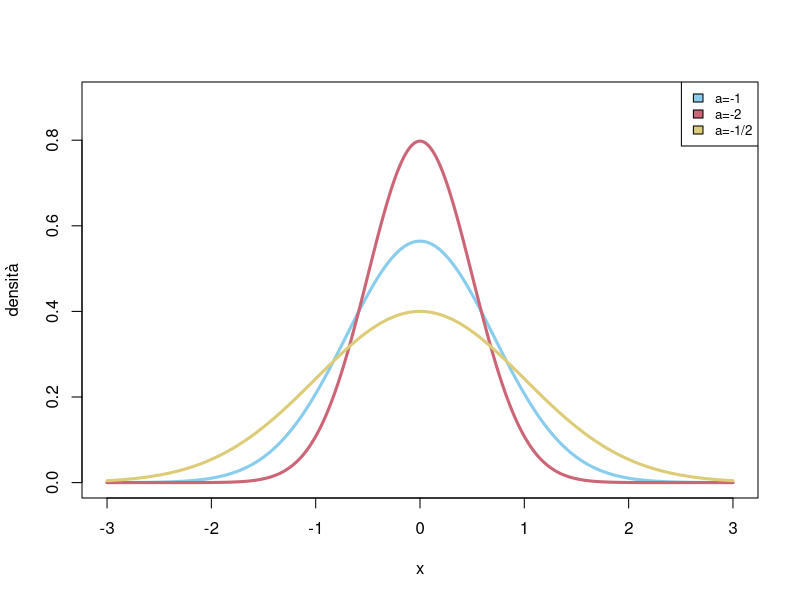
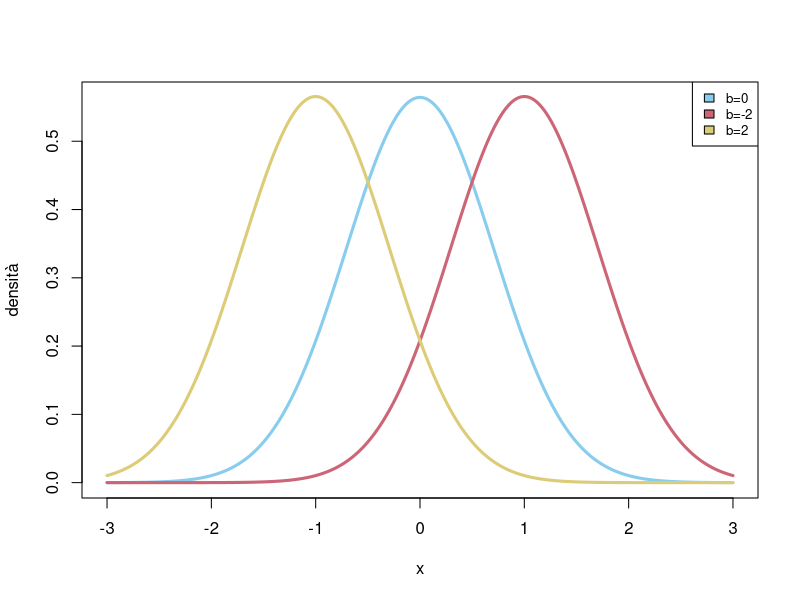
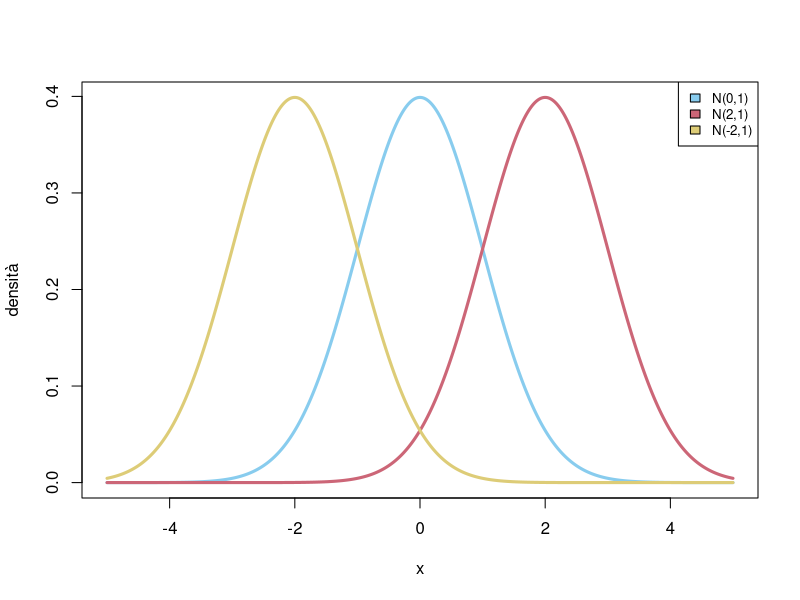
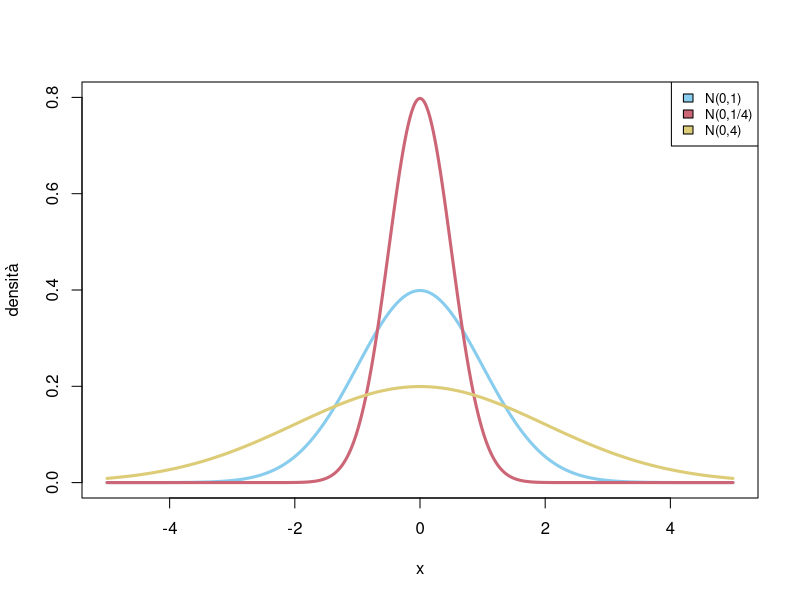
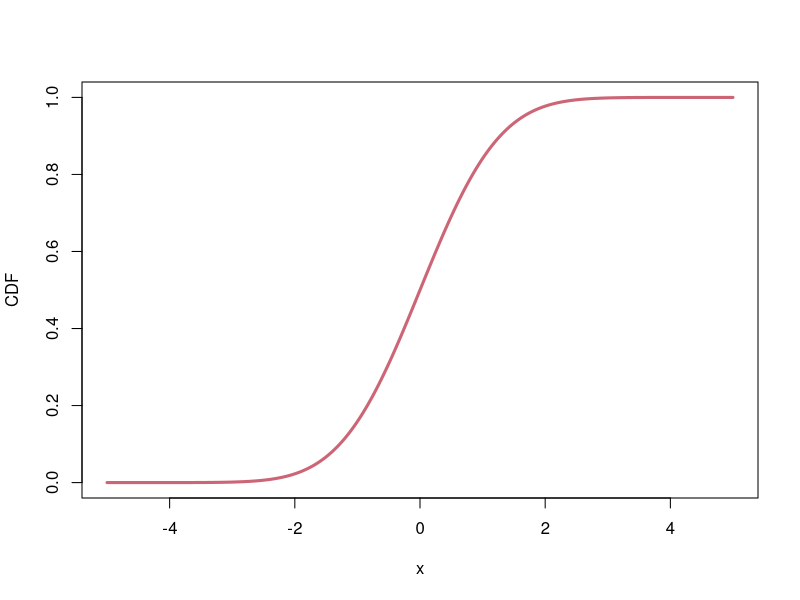
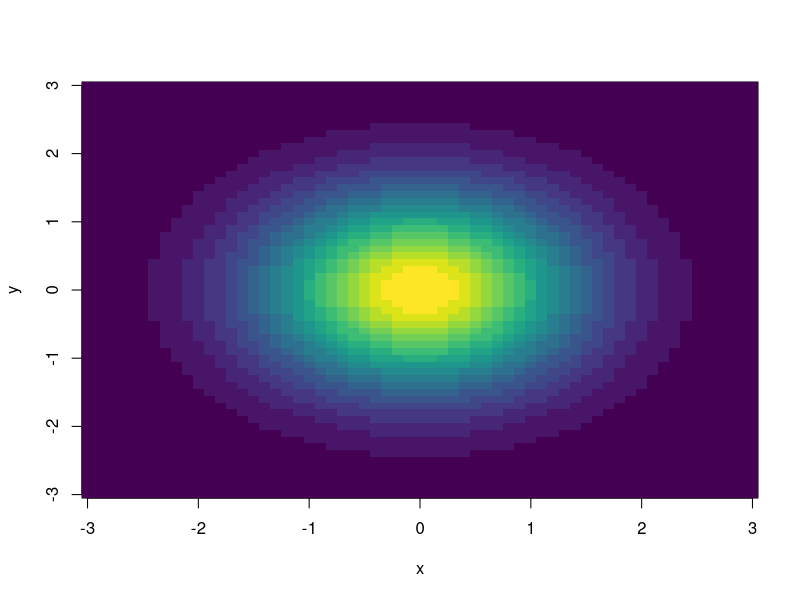
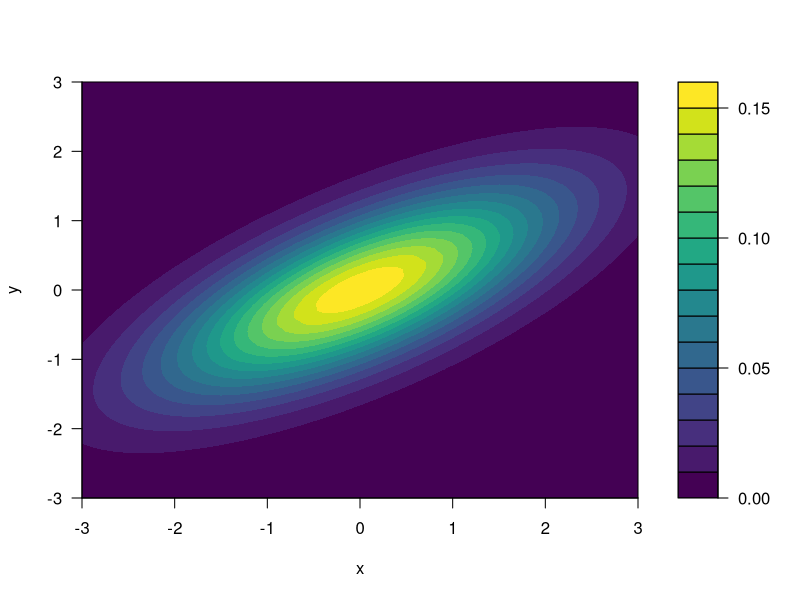
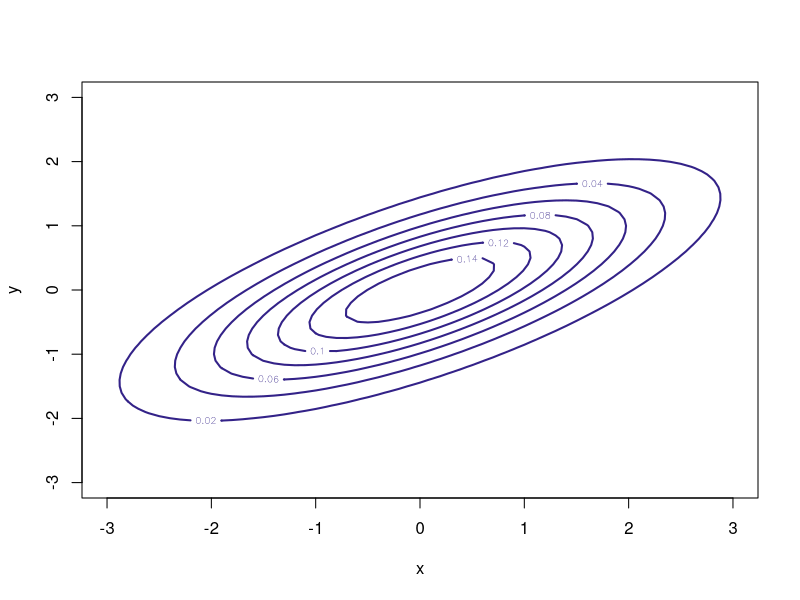

R code for these plots, in order:
## ---- chunk 1

miei_colori  = c("#88CCEE", "#CC6677", "#DDCC77", "#117733", "#332288", "#AA4499", "#888888")

#Parametri globali
knitr::opts_chunk$set(dev = if (knitr::is_latex_output()) 'cairo_pdf' else 'svg', fig.width = 5, fig.align = 'center', tidy=FALSE)
if (knitr::is_latex_output()) options(width = 60)
## ---- chunk 2

deltax=0.01
x =seq(-3,3,by=deltax)

# caso a=-1
densita= exp(-x^2)
densita = densita/sum(densita*deltax)

plot(x, densita, type='l', xlab='x', ylab='densità', ylim=c(0,0.9), col=miei_colori[1], lwd=3)

# caso a=-2
densita= exp(-2*x^2)
densita = densita/sum(densita*deltax)

lines(x, densita, type='l',  col=miei_colori[2], lwd=3 )


# caso a=-1/2
densita= exp(-x^2/2)
densita = densita/sum(densita*deltax)

lines(x, densita, type='l',  col=miei_colori[3], lwd=3)

legend('topright', fill=miei_colori[1:3], legend=c("a=-1", "a=-2", "a=-1/2"), cex=0.8)


## ---- chunk 3

deltax=0.01
x =seq(-3,3,by=deltax)

# caso b=0
densita= exp(-x^2)
densita = densita/sum(densita*deltax)

plot(x, densita, type='l', xlab='x', ylab='densità', col=miei_colori[1], lwd=3)

# caso b=2
densita= exp(-x^2+2*x)
densita = densita/sum(densita*deltax)

lines(x, densita, type='l',  col=miei_colori[2], lwd=3 )


# caso b=-2
densita= exp(-x^2-2*x)
densita = densita/sum(densita*deltax)

lines(x, densita, type='l',  col=miei_colori[3], lwd=3)

legend('topright', fill=miei_colori[1:3], legend=c("b=0", "b=-2", "b=2"), cex=0.8)


## ---- chunk 4

deltax=0.01
x =seq(-5,5,by=deltax)

# stavolta usiamo direttamente il comando dnorm() per ottenere la densità della gaussiana (l'unica accortezza è che R usa come parametro sigma e non la varianza sigma^2)

# caso m=0
densita= dnorm(x, mean=0, sd=1)

plot(x, densita, type='l', xlab='x', ylab='densità', lwd=3, col=miei_colori[1] )

# caso m=2

densita= dnorm(x, mean=2, sd=1)
lines(x, densita, type='l',  col=miei_colori[2], lwd=3 )


# caso m=-2
densita= dnorm(x, mean=-2, sd=1)


lines(x, densita, type='l',  col=miei_colori[3], lwd=3)

legend('topright', fill=miei_colori[1:3], legend=c("N(0,1)", "N(2,1)", "N(-2,1)"), cex=0.8)


## ---- chunk 5

deltax=0.01
x =seq(-5,5,by=deltax)

# stavolta usiamo direttamente il comando dnorm() per ottenere la densità della gaussiana (l'unica accortezza è che R usa come parametro sigma e non la varianza sigma^2)

# caso sigma=1
densita= dnorm(x, mean=0, sd=1)

plot(x, densita, type='l', xlab='x', ylab='densità', ylim=c(0,0.8), col=miei_colori[1], lwd=3 )

# caso sigma=2

densita= dnorm(x, mean=0, sd=1/2)
lines(x, densita, type='l',  col=miei_colori[2], lwd=3 )


# caso sigma=1/2
densita= dnorm(x, mean=0, sd=2)


lines(x, densita, type='l',  col=miei_colori[3], lwd=3)

legend('topright', fill=miei_colori[1:3], legend=c("N(0,1)", "N(0,1/4)", "N(0,4)"), cex=0.8)


## ---- chunk 6

deltax=0.01
x =seq(-5,5,by=deltax)

CDF = pnorm(x)

plot(x, CDF, type='l', lwd=3, col=miei_colori[2])

## ---- chunk 7

deltax=0.1
deltay=0.1

x= seq(-3,3, by=deltax)
y=seq(-3,3, by=deltay)

N_y = length(y)
N_x = length(x)

# creiamo una matrice con i valori della densità
densita = matrix( 0, nrow = N_y, ncol =N_x)

for (i in 1:N_x  ){
  for (j in 1:N_y){
    densita[i,j]= exp(-(x[i]^2+y[j]^2)/2) /(2 *pi)
  }
}

# usiamo image() per produrre il grafico (lo mostriamo solo perché è un comando generale per plottare una matrice). In alternativa si può anche usare filled.contour(), come vedremo nel prossimo esempio. Usiamo una scala di colori studiata perché sia accessibile anche alle persone che hanno difficoltà a percepire i colori.


library(viridis)

image(x, y, densita, col=viridis(20))


## ---- chunk 8
#usiamo la libreria mvtnorm per le densità gaussiani vettoriali generali (così non dobbiamo scrivere la formula esplicita)


library('mvtnorm')

# definiamo il vettore dei valor medi m e la matrice di covarianza K

m = c(0,0)
K = matrix( c(2,1,1,1), nrow=2)



deltax=0.1
deltay=0.1

x= seq(-3,3, by=deltax)
y=seq(-3,3, by=deltay)

N_x = length(x)
N_y = length(y)


# creiamo una matrice con i valori della densità

densita = matrix( 0, nrow = N_y, ncol =N_x)

for (i in 1:N_x  ){
  for (j in 1:N_y){
    densita[i,j]= dmvnorm(c(x[i], y[j]), m, K)
  }
}

# usiamo stavolta filled.contour() per produrre il grafico e la scala di valori accanto

filled.contour(x, y, densita, color.palette = viridis, xlab='x', ylab='y')


## ---- chunk 9

# usiamo contour() per produrre il grafico. Possiamo specificare quali livelli disegnare con l'opzione levels. Se non specificata R gestisce in automatico quali livelli rappresentare

contour(x, y, densita, col=miei_colori[5], lwd=2, xlab='x', ylab='y')

## ---- chunk 10

# definiamo il vettore dei valor medi m e la matrice di covarianza K

m = c(1,1)
K = matrix( c(1,0.99,0.99,1), nrow=2)


deltax=0.05
deltay=0.05

x= seq(-4,4, by=deltax)
y=seq(-4,4, by=deltay)

N_x = length(x)
N_y = length(y)


# creiamo una matrice con i valori della densità

densita = matrix( 0, nrow = N_y, ncol =N_x)

for (i in 1:N_x  ){
  for (j in 1:N_y){
    densita[i,j]= dmvnorm(c(x[i], y[j]), m, K)
  }
}


contour(x, y, densita, levels=c(0.001, 0.01, 0.1,1), col=miei_colori[5], lwd=1, xlab='x', ylab='y')


## ---- chunk 11


deltam=0.1
deltav=0.05

m= seq(0,2, by=deltam)
v=seq(0.01,0.5, by=deltav)

N_m = length(m)
N_v = length(v)

# osservazione

x=1


# creiamo una matrice con i valori della verosimiglianza

L = matrix( 0, nrow = N_m, ncol =N_v)

for (i in 1:N_m){
  for (j in 1:N_v){
    L[i,j]= exp(-(m[i]-x)^2/(2*v[j])) / sqrt(2 *pi *v[j])
  }
}

# usiamo stavolta filled.contour() per produrre il grafico e la scala di valori accanto

filled.contour(m, v, L, color.palette=viridis, xlab='m', ylab='v')


## ---- chunk 12

deltav=0.01
v=seq(deltav, 4, by=deltav)

v_0 = 1

densita_esp_inv = exp(-(v_0/(2*v)))/v^2
densita_esp_inv = densita_esp_inv/sum(densita_esp_inv *deltav)

plot(v, densita_esp_inv , type='l', xlab='v', ylab='densità', col=miei_colori[1], lwd=3)

## ---- chunk 13

deltav=0.01
v=seq(deltav, 4, by=deltav)

# densità a priori

v_0 = 1
densita_esp_inv = exp(-(v_0/(2*v)))/v^2
densita_esp_inv = densita_esp_inv/sum(densita_esp_inv *deltav)


# parametro m_0 e osservazione di X
m_0 = 0
x_1=0
x_2=2

## Usiamo direttamente la formula trovata sopra
v_x_1 = v_0 + (x_1-m_0)^2
dens_post_x_1 = exp(-(v_x_1/(2*v)))/v^{5/2}
dens_post_x_1 = dens_post_x_1/sum(dens_post_x_1*deltav)

v_x_2 = v_0 + (x_2-m_0)^2
dens_post_x_2 = exp(-(v_x_2/(2*v)))/v^{5/2}
dens_post_x_2 = dens_post_x_2/sum(dens_post_x_2*deltav)

# grafico e legenda

plot(v, densita_esp_inv , type='l', xlab='v', ylab='densità', ylim=c(0,2), col=miei_colori[1], lwd=3)
lines(v, dens_post_x_1, type='l', col=miei_colori[2], lwd=3)
lines(v, dens_post_x_2, type='l', col=miei_colori[3], lwd=3)

# Legenda

legend('topright', legend=c('a priori','X=0', 'X=2'), fill=miei_colori[1:3])



## ---- chunk 14

deltam=0.1
deltav=0.05

m= seq(2,4, by=deltam)
v=seq(1, 3, by=deltav)

N_m = length(m)
N_v = length(v)

# osservazione

x=0


# creiamo una matrice con i valori della verosimiglianza

L = matrix( 0, nrow = N_m, ncol =N_v)

for (i in 1:N_m){
  for (j in 1:N_v){
    L[i,j]= exp(-(m[i]-x)^2/(2*v[j])) / sqrt(2 *pi *v[j])
  }
}

posteriori = L/sum(L *deltam *deltav)


# usiamo filled.contour() per produrre il grafico e la scala di valori accanto

filled.contour(m, v, posteriori, color.palette=viridis, xlab='m', ylab='v')



## ---- chunk 15


deltam=0.1
deltav=0.05

m= seq(0,2, by=deltam)
v=seq(0.01,1, by=deltav)

N_m = length(m)
N_v = length(v)

# osservazioni

x=c(1,2,1.5,0.5)
n= length(x)


# creiamo una matrice con i valori della verosimiglianza

L = matrix( 1, nrow = N_m, ncol =N_v)

for (i in 1:N_m){
  for (j in 1:N_v){
    for (obs in x){
      L[i,j]= L[i,j]*exp(-(m[i]-obs)^2/(2*v[j])) / sqrt(2 *pi *v[j])
    }
  }
}

# usiamo stavolta filled.contour() per produrre il grafico e la scala di valori accanto

filled.contour(m, v, L, color.palette=viridis, xlab='m', ylab='v')



## ---- chunk 16

knitr::kable(
  head(iris, 10), booktabs = TRUE,
  caption = 'Le prime 10 righe del dataset Iris.'
)

## ---- chunk 17

mean(iris$Sepal.Length)

var(iris$Sepal.Length)

## ---- chunk 18

sd(iris$Sepal.Length)

## ---- chunk 19

hist(iris$Sepal.Length, breaks = 10, xlab="Lughezza dei sepali", ylab = "Frequenza", main="", col=miei_colori[1])

## ---- chunk 20

ind_colonne = summary(iris[,1:4])

ind_colonne[4,]

cov(iris[,1:4])

## ---- chunk 21

cor(iris[,1:4])

## ---- chunk 22

library(corrplot)

corrplot(cor(iris[,1:4]), method='color', type='upper',  tl.col="black", tl.srt =  45)

## ---- chunk 23

plot(iris[,1:4], col=miei_colori[2], pch=16)

## ---- chunk 24

iris_PCA = prcomp(iris[,1:4])

## ---- chunk 25
iris_PCA$rotation
## ---- chunk 26
iris_PCA$sdev

## ---- chunk 27


plot(iris_PCA$x[,1], col= miei_colori[as.numeric(iris$Species)], pch=16, xlab = "esemplare", ylab="valore")

## ---- chunk 28
plot(iris_PCA$x[,1:2], col = miei_colori[as.numeric(iris$Species)], pch=16)

## ---- chunk 29

deltaz= 0.01
z = seq(-6,6, by=deltaz)
l_z = 1/(1+exp(-z))
plot(z, l_z, type='l', lwd =3, col=miei_colori[2], xlab='z', ylab='l(z)')

## ---- chunk 30

# la funzione y = u_0 + u_1x_1 + ... + u_k x_k è specificata introducendo una  formula del tipo y ~  x1 + x2+ ... + xk, dove le xi sono le colonne del data frame.  Non serve specificare l'intercetta perché è introdotta automaticamente. (Per formule complicate vi sono anche altri modi di inserirle)

x = iris$Petal.Length
y = iris$Sepal.Length

iris_reg_lin = lm( y ~ x )



# L'output della funzione è una lista contenente diverse informazioni utili, tra cui i coefficienti

iris_reg_lin$coefficients

# i residui y_i - g(x_i, u), che possiamo plottare con un istogramma

hist(iris_reg_lin$residuals, col=miei_colori[1], probability = TRUE, xlab="residui", ylab="densità")

# e i valori "previsti" dal modello con i parametri ottenuti, che possiamo plottare accanto a quelli osservati

plot( x,y, type='p', pch=16, col=miei_colori[1], xlab = 'lunghezza del petalo', ylab='lunghezza del sepalo')

points( x, iris_reg_lin$fitted.values, pch=16, col=miei_colori[2])

legend('bottomright',  fill=miei_colori[1:2], legend=c("osservati", "previsti"))

# possiamo anche aggiungere una linea per meglio rappresentare la retta interpolante del modello con il comando abline()

abline(iris_reg_lin$coefficients, col=miei_colori[2], lwd=2)
## ---- chunk 31

# introduciamo un data frame con le nuove osservazioni di lunghezze di petali

x_osservati = data.frame( x= c(2, 2.2, 2.5, 3))

y_previsti = predict(iris_reg_lin, x_osservati)

# rappresentiamo le previsioni in un nuovo plot


plot( x,y, type='p', pch=16, col=miei_colori[1], xlab = 'lunghezza del petalo', ylab='lunghezza del sepalo')

points( x_osservati$x, y_previsti, pch=16, col=miei_colori[2])

legend('bottomright',  fill=miei_colori[1:2], legend=c("osservazioni", "previsioni"))

# notiamo che sono tutti sulla retta di regressione 

abline(iris_reg_lin$coefficients, col=miei_colori[2], lwd=2)

## ---- chunk 32

iris_reg_gen = lm( Sepal.Length  ~ Sepal.Width +Petal.Length + Petal.Width, data = iris)

# Possiamo avere un "riassunto" della regressione con il comando summary()

summary(iris_reg_gen)
## ---- chunk 33

# Vediamo un esempio in cui è ragionevole l'ipotesi di gaussianità (i residui del modello lineare applicato al dataset Iris) e confrontiamolo con un esempio in cui invece l'ipotesi non lo sia (le osservazioni della lunghezza dei petali).

par(mfrow  = c(1,2))

iris_res = iris_reg_lin$residuals
hist(iris_res, col=miei_colori[1], freq = FALSE, xlab="valori dei residui", main="")

# aggiungiamo il grafico della densità gaussiana con i parametri stimati dalle osservazioni (media e deviazione standard campionarie)

z  = seq(min(iris_res), max(iris_res), by=0.01)
norm_dens= dnorm(z, mean = mean(iris_res), sd= sd(iris_res) )
lines( z, norm_dens,  lwd =3, col=miei_colori[2] )


## vediamo invece lo stesso con la lughezza dei petali

iris_petali = iris$Petal.Length
hist(iris_petali, col=miei_colori[3], freq = FALSE, xlab="lunghezza dei petali", main="")
z  = seq(min(iris_petali), max(iris_petali), by=0.01)
norm_dens= dnorm(z, mean = mean(iris_petali), sd= sd(iris_petali) )
lines( z, norm_dens,  lwd =3, col=miei_colori[2] )



# notiamo una buona aderenza dei dati alla densità teorica nel primo caso, e invece una notevole differenza nel secondo.
## ---- chunk 34
# per il Q-Q plot in R usiamo il comando qqnorm() che automaticamente confronta il quantile della variabile "empirica" con quello di una gaussiana 

par(mfrow  = c(1,2))

qqnorm(iris_res, col=miei_colori[1], pch=16)

# per aggiungere la linea che si dovrebbe ottenere se l'ipotesi fosse vera (per opportuni parametri) usiamo il comando qqline()

qqline(iris_res, col=miei_colori[2], lwd=2)


# ripetiamo per la lunghezza dei petali


qqnorm(iris_petali, col=miei_colori[3], pch=16)

qqline(iris_petali, col=miei_colori[2], lwd=2)


# nel primo caso  la maggior parte dei punti è ben allineata alla retta, mentre nel secondo si discostano.


## ---- chunk 35

# Un test di gaussianità è dovuto a Shapiro (e Wilk). 

shapiro.test(iris_res)

shapiro.test(iris_petali)

# vediamo come nel caso dei residui il p-value sia molto grande (0.67), mentre nel secondo il test rifiuta la gaussianità con un p-value estremamente piccolo.

# Un test basato sulla funzione di ripartizione è dovuto a Kolmogorov e Smirnov. In realtà questo è un test che permette di confrontare anche con altre densità, non solo gaussiane, quindi dobbiamo specificare il parametro "pnorm"  per il test di gaussianità (con altri parametri si può testare altre densità).

ks.test(iris_res,  "pnorm", mean=mean(iris_res), sd=sd(iris_res))

ks.test(iris_petali,  "pnorm", mean=mean(iris_petali), sd=sd(iris_petali))

# anche in questo caso il valore p è estremamente indicativo e conferma quanto osservato qualitativamente.


## ---- chunk 36

# Iniziamo con una densità non gaussiana ma piuttosto simile, 

deltax= 0.01
x= seq(0,1, by=deltax)

densita = x^4*(1-x)^4
densita = densita/sum(densita*deltax)

plot(x,densita, type='l', lwd=3, col=miei_colori[1], ylab='densità')

# calcoliamo il minimo dell'opposto del logaritmo della densità con la funzione nlm() -- questo si può anche fare a mano, ma poi lo possiamo applicare a casi generali. Dobbiamo comunque specificare la funzione fuori dall'intervallo [0,1], ponendola ad esempio infinita.

log_dens = function(x){
  if( x <0 | x> 1)
    Inf
  else 
    -log( x^4*(1-x)^4)
    }

moda = nlm( log_dens, p=2/3,  hessian=TRUE)

# ricaviamo il punto di massimo e la matrice hessiana (qui la derivata seconda)

moda$estimate

moda$hessian

# aggiungiamo ora al plot la densità ottenuta con l'approssimazione di Laplace

plot(x,densita, type='l', lwd=3, col=miei_colori[1], ylab='densità')
lines(x, dnorm(x,mean = moda$estimate, sd = sqrt(1/moda$hessian) ), lwd=3, col=miei_colori[2])


legend('topright', legend=c('originale','approssimata'), fill=miei_colori[1:2])



## ---- chunk 37


densita = x^3*(1-x)^5
densita = densita/sum(densita*deltax)


log_dens = function(x){
  if (x<0 | x>1)
    Inf
  else
   -log( x^3*(1-x)^5)
    }

moda = nlm( log_dens, p=1/2, hessian=TRUE)



plot(x,densita, type='l', lwd=3, col=miei_colori[1], ylab='densità')
lines(x, dnorm(x,mean = moda$estimate, sd = sqrt(1/moda$hessian) ), lwd=3, col=miei_colori[2])


legend('topright', legend=c('originale','approssimata'), fill=miei_colori[1:2])


## ---- chunk 38


x= seq(-2, 2, by=deltax)
densita = exp(-(1-x)^2*(1+x)^2)
densita = densita/sum(densita*deltax)


log_dens = function(x){
  if(x < -2 | x > 2){
    Inf
  }
  else
    (1-x)^2*(1+x)^2 
  }

moda = nlm(  log_dens, p=-1.5, hessian=TRUE)



plot(x,densita, type='l', lwd=3, col=miei_colori[1], ylim=c(0,1.2), ylab='densità')
lines(x, dnorm(x,mean = moda$estimate, sd = sqrt(1/moda$hessian) ), lwd=3, col=miei_colori[2])


legend('topright', legend=c('originale','approssimata'), fill=miei_colori[1:2])


## ---- chunk 39


deltax=0.05
deltay=0.05

x= seq(-1,1, by=deltax)
y=seq(-1,1, by=deltay)

N_x = length(x)
N_y = length(y)


# creiamo una matrice con i valori della densità, inizialmente tutti nulli

densita = matrix(  nrow=N_x, ncol=N_y)

# definiamo la funzione che calcola la densità

densita_funzione = function( v){
  (5-(v[2]-sin(2*pi*v[1]))^2 )*(1-v[1]^2)*(1-v[2]^2)
}

for (i in 1:N_x  ){
  for (j in 1:N_y){
    densita[i,j]= densita_funzione( c(x[i], y[j]))
  }
}

densita = densita/sum(densita*deltax*deltay)



filled.contour(x, y, densita, color.palette =  viridis, xlab='x', ylab='y')


## ---- chunk 40



log_dens = function(x){
  if( abs(x[1])>1 | abs(x[2]) > 1){
    Inf
  }
  else
    -log(  densita_funzione(x))
  }

moda = nlm(  log_dens, p=c(0.5, 0.5), hessian=TRUE)


library(mvtnorm)

m = moda$estimate

# usiamo la funzione solve per calcolare l'inversa della matrice hessiana
K = solve(moda$hessian)


for (i in 1:N_x  ){
  for (j in 1:N_y){
    densita[i,j]= dmvt( c(x[i], y[j]), m, K)
  }
}



filled.contour(x, y, densita, color.palette =  viridis, xlab='x', ylab='y')
